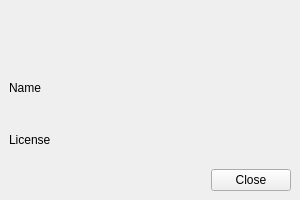
<?xml version="1.0" encoding="UTF-8"?>
<ui version="4.0">
 <class>About</class>
 <widget class="QMainWindow" name="About">
  <property name="geometry">
   <rect>
    <x>0</x>
    <y>0</y>
    <width>300</width>
    <height>200</height>
   </rect>
  </property>
  <property name="maximumSize">
   <size>
    <width>300</width>
    <height>200</height>
   </size>
  </property>
  <property name="windowTitle">
   <string>MainWindow</string>
  </property>
  <widget class="QWidget" name="centralwidget">
   <layout class="QVBoxLayout" name="verticalLayout">
    <item>
     <layout class="QHBoxLayout" name="horizontalLayout_4">
      <item>
       <widget class="QLabel" name="iconLabel">
        <property name="minimumSize">
         <size>
          <width>50</width>
          <height>50</height>
         </size>
        </property>
        <property name="maximumSize">
         <size>
          <width>50</width>
          <height>50</height>
         </size>
        </property>
        <property name="text">
         <string/>
        </property>
        <property name="pixmap">
         <pixmap resource="../../resources/resources.qrc">:/images/logo.png</pixmap>
        </property>
        <property name="scaledContents">
         <bool>true</bool>
        </property>
       </widget>
      </item>
     </layout>
    </item>
    <item>
     <widget class="QLabel" name="nameLabel">
      <property name="text">
       <string>Name</string>
      </property>
     </widget>
    </item>
    <item>
     <widget class="QLabel" name="licenseLabel">
      <property name="text">
       <string>License</string>
      </property>
     </widget>
    </item>
    <item>
     <widget class="QDialogButtonBox" name="buttonBox">
      <property name="standardButtons">
       <set>QDialogButtonBox::Close</set>
      </property>
     </widget>
    </item>
   </layout>
  </widget>
 </widget>
 <resources>
  <include location="../../resources/resources.qrc"/>
 </resources>
 <connections/>
</ui>
